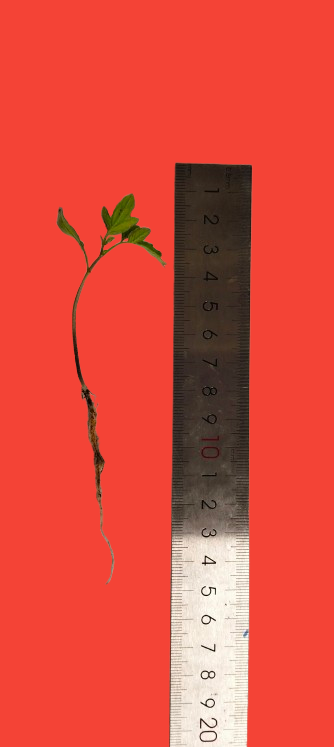
//> input picture original.jpg, 334 x 747 px
$ ./v2beta   (built with g++ and OpenCV 4)
//> lines starting //> are read from the running program, lines starting //| are printed output that depends on the picture; after the words box and inside, x2 and y2 are one past the last pixel; in counts of white or black regions, pixels touching at a corner belong together
#include <opencv2/opencv.hpp>
#include <opencv2/ximgproc.hpp>
#include <iostream>
#include <algorithm>
#include <queue>

using namespace cv;
using namespace std;

struct grafoNode{
    Point ponto;
    // 0 = base, 1 = endpoint ou ponto final, 2 = branchPoint ou junções;
    int tipo;

    grafoNode() {}

    grafoNode(Point p, int t){
        ponto = p;
        tipo = t;
    }
};

struct plant{
    grafoNode base;
    vector<grafoNode> nodes;
    vector<pair<grafoNode, grafoNode>> caule;
    vector<pair<grafoNode, grafoNode>> folhas;

    void bfs(const Mat& grafo, Point primeiro, const vector<Point>& branchPoints, int tipo, Mat& visitados) {
        queue<Point> fila;

        fila.push(primeiro);
        visitados.at<uchar>(primeiro.y, primeiro.x) = 255;

        int dx[] = { 0,  1,  1,  1,  0, -1, -1, -1};
        int dy[] = {-1, -1,  0,  1,  1,  1,  0, -1};

        while(fila.size() > 0) {
            Point frente = fila.front();
            fila.pop();

            for(int k = 0; k < 8; k++) {
                int nx = frente.x + dx[k];
                int ny = frente.y + dy[k];

                if(nx < 0 || ny < 0 || nx >= grafo.cols || ny >= grafo.rows) continue;

                if(grafo.at<uchar>(ny, nx) == 255 && visitados.at<uchar>(ny, nx) == 0){
                    Point vizinho(nx, ny);

                    for(long unsigned int i = 0; i < branchPoints.size(); i++){
                        if(vizinho == branchPoints[i]){
                            if(tipo == 0){
                                folhas.push_back({grafoNode(vizinho, 2), grafoNode(primeiro, 1)});
                                return;
                            }else{
                                caule.push_back({grafoNode(vizinho, 2), grafoNode(primeiro, 2)});
                                visitados.at<uchar>(ny, nx) = 255;
                                bfs(grafo, vizinho, branchPoints, 1, visitados);
                                return;
                            }
                        }
                    }

                    fila.push(vizinho);
                    visitados.at<uchar>(ny, nx) = 255;
                }
            }
        }
    }

    plant(vector<Point> branchPoints, vector<Point> endPoints, Mat skeleton){
        //Definindo base
        Point b (0, 0);
        for(long unsigned int i = 0; i < endPoints.size(); i++){
            if(endPoints[i].y > b.y){
                b = endPoints[i];
            }
        }
        base = grafoNode(b, 0);

        //Definindo todos os nodes
        nodes.push_back(base);
        for(long unsigned int i = 0; i < endPoints.size(); i++){
            if(endPoints[i] != b)
                nodes.push_back(grafoNode(endPoints[i], 1));
        }

        for(long unsigned int i = 0; i < branchPoints.size(); i++){
            nodes.push_back(grafoNode(branchPoints[i], 2));
        }

       //Definindo folhas
        for(long unsigned int i = 0; i < endPoints.size(); i++){
            if(endPoints[i] != b){
                Mat visitadosFolha = Mat::zeros(skeleton.size(), CV_8UC1);
                bfs(skeleton, endPoints[i], branchPoints, 0, visitadosFolha);
            }
        }

        //Definindo caule
        Mat visitadosCaule = Mat::zeros(skeleton.size(), CV_8UC1);
        bfs(skeleton, base.ponto, branchPoints, 1, visitadosCaule);
    }

    void desenhar(int x, int y){
        Mat resultado = Mat(y, x, CV_8UC3, Scalar(255, 255, 255));

        for(long unsigned int i = 0; i < caule.size(); i++){
            circle(resultado, caule[i].first.ponto, 4, Scalar(0, 0, 255), FILLED);
            circle(resultado, caule[i].second.ponto, 4, Scalar(0, 0, 255), FILLED);
            line(resultado, caule[i].first.ponto, caule[i].second.ponto, Scalar(0,0,255), 2);
        }

        for(long unsigned int i = 0; i < folhas.size(); i++){
            circle(resultado, folhas[i].second.ponto, 4, Scalar(0, 0, 0), FILLED);
            line(resultado, folhas[i].first.ponto, folhas[i].second.ponto, Scalar(0 ,255, 0), 2);
        }

        circle(resultado, base.ponto, 4, Scalar(255, 0, 0), FILLED);

        imwrite("resultados/grafo.png", resultado);
    }

    // [9 lines left out: function extrair_comprimento_caule, not called in this run]

    vector<double> extrair_comprimento_folhas(double escala, int limiar){
        vector<double> s;
        s.reserve(folhas.size());

        for(auto folha : folhas){
            s.push_back(escala * (norm(folha.first.ponto - folha.second.ponto) + limiar));
        }

        return s;
    }

    // [52 lines left out: function extrair_area_folhas, not called in this run]
};

Mat ler_imagem(string nome, string pasta){
    //Lendo imagem original
    Mat img = imread(nome);

    if (img.empty()) {
        cout << "Erro ao carregar imagem" << endl;
        return Mat();;
    }

    imwrite(pasta + "original.jpeg", img);

    return img;
}

Mat conversao_cinza(Mat img, string pasta){
    Mat imgFloat;
    img.convertTo(imgFloat, CV_32F);

    vector<Mat> canais;
    split(imgFloat, canais);

    Mat B = canais[0];
    Mat G = canais[1];
    Mat R = canais[2];

    Mat exg = 2 * G - R - B;

    Mat exgNorm;
    normalize(exg, exgNorm, 0, 255, NORM_MINMAX);

    exgNorm.convertTo(exgNorm, CV_8U);

    imwrite(pasta + "exg.png", exgNorm);

    return exgNorm;
}

Mat convesao_binaria(Mat exg, string pasta){
    Mat binary;

    threshold(exg, binary, 0, 255, THRESH_BINARY | THRESH_OTSU);
    //threshold(exg, binary, 0, 255, THRESH_BINARY | THRESH_TRIANGLE);

    int borderSize = 3;
    // Pinta uma borda preta em volta da imagem para desconectar do limite que tava bugando a identificação da base
    rectangle(binary, Point(0,0), Point(binary.cols-1, binary.rows-1), Scalar(0), borderSize);

    imwrite(pasta + "binary.png", binary);

    return binary;
}

Mat preenchimento_buracos(Mat binary, string pasta) {
    Mat inversa;
    bitwise_not(binary, inversa);

    floodFill(inversa, Point(0, 0), Scalar(0));

    Mat preenchida;
    bitwise_or(binary, inversa, preenchida);

    imwrite(pasta + "preenchida.png", preenchida);

    return preenchida;
}

Mat extracao_esqueleto(Mat binary, string pasta){
    Mat skeleton;
    thinning(binary, skeleton, cv::ximgproc::THINNING_ZHANGSUEN);
    //thinning(binary, skeleton, cv::ximgproc::THINNING_GUOHALL);

    imwrite(pasta + "esqueleto.png", skeleton);

    return skeleton;
}

Mat podamento(Mat skeleton, int limiar, string pasta){
    for(int l = 0; l < limiar; l++){
        vector<Point> endPointsRemoviveis;
        // Arrays para percorrer os 8 vizinhos em sentido horário ao redor do pixel central (j, i)
        // Começando de cima (0, -1) e girando...
        int dx[] = { 0,  1,  1,  1,  0, -1, -1, -1};
        int dy[] = {-1, -1,  0,  1,  1,  1,  0, -1};

        for (int i = 1; i < skeleton.rows - 1; i++) {
            for (int j = 1; j < skeleton.cols - 1; j++) {

                // Pula se não for um pixel do esqueleto
                if (skeleton.at<uchar>(i, j) != 255)
                    continue;

                int transicoes = 0;

                // Percorre os 8 vizinhos em círculo
                for (int k = 0; k < 8; k++) {
                    // k é o vizinho atual, next_k é o próximo vizinho no círculo
                    int next_k = (k + 1) % 8;

                    uchar p1 = skeleton.at<uchar>(i + dy[k], j + dx[k]);
                    uchar p2 = skeleton.at<uchar>(i + dy[next_k], j + dx[next_k]);

                    // Conta apenas as transições de Fundo (0) para Esqueleto (255)
                    if (p1 == 0 && p2 == 255) {
                        transicoes++;
                    }
                }

                //Removo caso seja endpoints
                if (transicoes == 1) {
                    endPointsRemoviveis.push_back(Point(j, i));
                }
            }
        }

        for(long unsigned int i = 0; i < endPointsRemoviveis.size(); i++){
            skeleton.at<uchar>(endPointsRemoviveis[i].y, endPointsRemoviveis[i].x) = 0;
        }
    }

    imwrite(pasta + "esqueletoPodado.png", skeleton);

    return skeleton;
}

Mat contagem_branchpoints_endpoints(Mat skeleton, vector<Point> &branchPoints, vector<Point> &endPoints,string pasta){
    Mat resultado;
    cvtColor(skeleton, resultado, COLOR_GRAY2BGR);

    // Arrays para percorrer os 8 vizinhos em sentido horário ao redor do pixel central (j, i)
    // Começando de cima (0, -1) e girando...
    int dx[] = { 0,  1,  1,  1,  0, -1, -1, -1};
    int dy[] = {-1, -1,  0,  1,  1,  1,  0, -1};

    // Contando branchs e end points usando Transições (Crossing Number)
    for (int i = 1; i < skeleton.rows - 1; i++) {
        for (int j = 1; j < skeleton.cols - 1; j++) {

            // Pula se não for um pixel do esqueleto
            if (skeleton.at<uchar>(i, j) != 255)
                continue;

            int transicoes = 0;

            // Percorre os 8 vizinhos em círculo
            for (int k = 0; k < 8; k++) {
                int next_k = (k + 1) % 8;

                uchar p1 = skeleton.at<uchar>(i + dy[k], j + dx[k]);
                uchar p2 = skeleton.at<uchar>(i + dy[next_k], j + dx[next_k]);

                if (p1 == 0 && p2 == 255) {
                    transicoes++;
                }
            }

            // Desenha com base no número de transições
            if (transicoes == 1) {
                // Endpoint (Verde)
                endPoints.push_back(Point(j, i));
                circle(resultado, Point(j, i), 4, Scalar(0, 255, 0), FILLED);
            }
            else if (transicoes >= 3) {
                // Branch point (Vermelho)
                branchPoints.push_back(Point(j, i));
                circle(resultado, Point(j, i), 4, Scalar(0, 0, 255), FILLED);
            }
        }
    }

    imwrite(pasta + "branchpoints.png", resultado);

    return resultado;
}

double calcular_escala(Mat regua) {
    Mat regua_rotacionada;
    rotate(regua, regua_rotacionada, ROTATE_90_COUNTERCLOCKWISE);

    Mat regua_padding;
    copyMakeBorder(regua_rotacionada, regua_padding, 60, 60, 60, 60, BORDER_CONSTANT, Scalar(255, 255, 255));

    imwrite("regua_processada.jpg", regua_padding);

    return 0.0;
}

pair<Mat, Mat> separar_imagem(Mat original){
    vector<vector<Point>> contours;
    vector<Vec4i> hierarchy;

    Mat exg = conversao_cinza(original, "pasta");
    Mat binary = convesao_binaria(exg, "pasta");

    findContours(binary, contours, hierarchy,
                  RETR_EXTERNAL, CHAIN_APPROX_SIMPLE);

    int indiceRegua = -1;
    int indicePlanta = -1;

    double maiorArea = 0;

    for(int i = 0; i < contours.size(); i++){
        Rect retangulo = boundingRect(contours[i]);

        int largura = retangulo.width;
        int altura = retangulo.height;
        int area = largura * altura;

        if(altura > largura * 2 && area > 10000){
            indiceRegua = i;
        }
    }

    for(int i = 0; i < contours.size(); i++){

        if(i == indiceRegua)
            continue;

        Rect retangulo = boundingRect(contours[i]);
        int area = retangulo.width * retangulo.height;

        if(area > maiorArea){
            maiorArea = area;
            indicePlanta = i;
        }
    }

    if(indiceRegua == -1 || indicePlanta == -1){
        return {Mat(), Mat()};
    }

    Rect retanguloRegua = boundingRect(contours[indiceRegua]);
    Rect retanguloPlanta = boundingRect(contours[indicePlanta]);

    Mat regua = original(retanguloRegua).clone();
    Mat planta = original(retanguloPlanta).clone();

    rectangle(original, retanguloRegua, Scalar(0, 0, 255), 3);
    rectangle(original, retanguloPlanta, Scalar(0, 255, 0), 3);


    return make_pair(regua, planta);
}

int main() {
    Mat img = ler_imagem("original.jpg", "planta/");
//> in ler_imagem, img is the input picture: 747 rows x 334 cols, CV_8UC3; mean B, G, R 62.6, 75.6, 220.3

    auto separadas = separar_imagem(img);
//> in convesao_binaria, `threshold(exg, binary, 0, 255, THRESH_BINARY | THRESH_OTSU);`: binary: 747 rows x 334 cols, CV_8UC1; 19.6% white; 3 white regions (1 under 20 px), largest, box (x1, y1, x2, y2) and area: (169, 163, 252, 747) 45185, (57, 193, 166, 584) 3668
//> in convesao_binaria, `rectangle(binary, Point(0,0), Point(binary.cols-1, binary.rows-1), Sca..`:
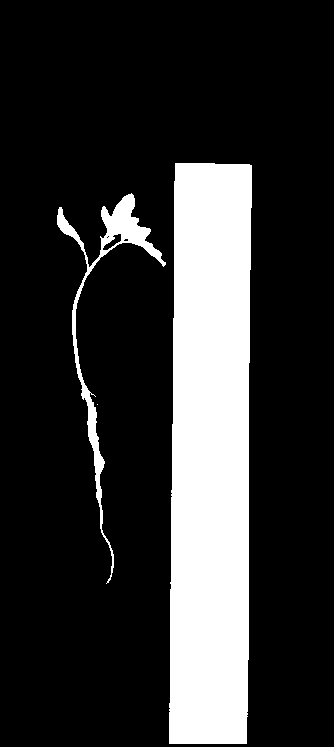
//> binary: 747 rows x 334 cols, CV_8UC1; 19.5% white; 3 white regions (1 under 20 px)
//> in separar_imagem, `findContours(binary, contours, hierarchy, RETR_EXTERNAL, CHAIN_APPROX_..`: contours = 3 contours, 1 with area under 20; largest, box (x1, y1, x2, y2) and area: (169, 163, 252, 744) 44294, (57, 193, 166, 584) 3265
//> the loop in separar_imagem, `for(int i = 0; i < contours.size(); i++)` made 3 passes
//> (retangulo, largura, altura, area) on passes 2 to 3: (Rect(57, 193, 109, 391), 109, 391, 42619), (Rect(169, 163, 83, 581), 83, 581, 48223)
//> the loop in separar_imagem, `for(int i = 0; i < contours.size(); i++)` made 3 passes
//> (retangulo, area, maiorArea) on pass 2: (Rect(57, 193, 109, 391), 42619, 42619)
//> after the loop in separar_imagem, `for(int i = 0; i < contours.size(); i++)`: maiorArea = 42619; indicePlanta = 1
//> in separar_imagem, `Rect retanguloRegua = boundingRect(contours[indiceRegua]);`: retanguloRegua = Rect(169, 163, 83, 581)
//> in separar_imagem, `Rect retanguloPlanta = boundingRect(contours[indicePlanta]);`: retanguloPlanta = Rect(57, 193, 109, 391)
//> in separar_imagem, `rectangle(original, retanguloPlanta, Scalar(0, 255, 0), 3);`: original: 747 rows x 334 cols, CV_8UC3; mean B, G, R 59.8, 77.4, 216.3
    Mat planta = separadas.second;
    imwrite("planta/planta.jpg", planta);

    Mat exg = conversao_cinza(planta, "planta/");
//> call 2 of conversao_cinza, with pasta = "planta/"
//> in conversao_cinza (call 2), `split(imgFloat, canais);`:
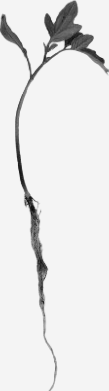
//> canais[2]: 391 rows x 109 cols, CV_32FC1; min 9, max 244, mean 231

    Mat binary = convesao_binaria(exg, "planta/");
//> in convesao_binaria (call 2), `threshold(exg, binary, 0, 255, THRESH_BINARY | THRESH_OTSU);`: binary: 391 rows x 109 cols, CV_8UC1; 8.3% white; 1 white region, box (x1, y1, x2, y2) and area: (0, 1, 109, 390) 3520
//> in convesao_binaria (call 2), `rectangle(binary, Point(0,0), Point(binary.cols-1, binary.rows-1), Sca..`: binary: 391 rows x 109 cols, CV_8UC1; 8.1% white; 1 white region, box (x1, y1, x2, y2) and area: (3, 3, 106, 388) 3448

    Mat preenchida = preenchimento_buracos(binary, "planta/");
//> in preenchimento_buracos, `floodFill(inversa, Point(0, 0), Scalar(0));`: inversa: 391 rows x 109 cols, CV_8UC1; 0.32% white; 3 white regions (2 under 20 px), largest, box (x1, y1, x2, y2) and area: (46, 41, 65, 57) 124
//> in preenchimento_buracos, `bitwise_or(binary, inversa, preenchida);`: preenchida: 391 rows x 109 cols, CV_8UC1; 8.4% white; 1 white region, box (x1, y1, x2, y2) and area: (3, 3, 106, 388) 3584

    Mat skeleton = extracao_esqueleto(preenchida, "planta/");
//> in extracao_esqueleto, `thinning(binary, skeleton, cv::ximgproc::THINNING_ZHANGSUEN);`: skeleton: 391 rows x 109 cols, CV_8UC1; 1.4% white in thin lines or dots

    int limiar = 45;
    skeleton = podamento(skeleton, limiar, "planta/");
//> after the loop in podamento, `for(int l = 0; l < limiar; l++)`:
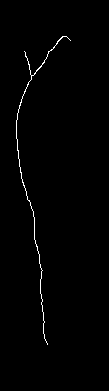
//> skeleton: 391 rows x 109 cols, CV_8UC1; 0.88% white in thin lines or dots, all inside (x1, y1, x2, y2) = (16, 36, 71, 345)

    vector<Point> branchPoints;
    vector<Point> endPoints;
    contagem_branchpoints_endpoints(skeleton, branchPoints, endPoints, "planta/");
//> after the loop in contagem_branchpoints_endpoints, `for (int i = 1; i < skeleton.rows - 1; i++)`:
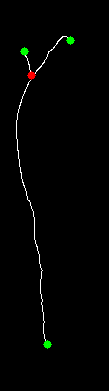
//> resultado: 391 rows x 109 cols, CV_8UC3; mean B, G, R 2.1, 3, 2.4
//> after the loop in contagem_branchpoints_endpoints, `for (int i = 1; i < skeleton.rows - 1; i++)`: endPoints = 3 Points (x, y): [70, 40], [24, 51], [47, 344]; branchPoints = 1 Point (x, y): [31, 75]
//> branchPoints = 1 Point (x, y): [31, 75]; endPoints = 3 Points (x, y): [70, 40], [24, 51], [47, 344]

    //Montando grafo a partir da
    Mat regua = separadas.first;
    imwrite("regua/regua.jpg", regua);
    double escala = calcular_escala(regua);
//> in calcular_escala, `rotate(regua, regua_rotacionada, ROTATE_90_COUNTERCLOCKWISE);`:
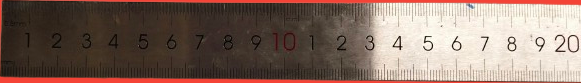
//> regua_rotacionada: 83 rows x 581 cols, CV_8UC3; mean B, G, R 99.4, 109.9, 132.7
//> in calcular_escala, `copyMakeBorder(regua_rotacionada, regua_padding, 60, 60, 60, 60, BORDE..`:
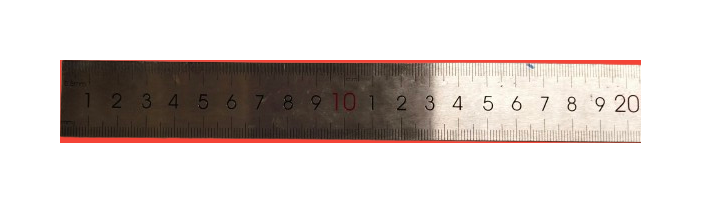
//> regua_padding: 203 rows x 701 cols, CV_8UC3; mean B, G, R 202.3, 205.8, 213.6
//> escala = 0

    plant p = plant(branchPoints, endPoints, skeleton);
//> the loop in plant, `for(long unsigned int i = 0; i < endPoints.size(); i++)` made 3 passes
//> in grafoNode, `ponto = p;`: ponto = Point(47, 344)
//> in plant, `nodes.push_back(base);`: nodes = 1 item
//> the loop in plant, `for(long unsigned int i = 0; i < endPoints.size(); i++)` made 3 passes
//> (ponto in grafoNode, tipo in grafoNode) on pass 1: (Point(70, 40), 1)
//> the loop in plant, `for(long unsigned int i = 0; i < branchPoints.size(); i++)` made 1 pass
//> (ponto in grafoNode, tipo in grafoNode) on pass 1: (Point(31, 75), 2)
//> the loop in plant, `for(long unsigned int i = 0; i < endPoints.size(); i++)` made 3 passes
//> in bfs (call 3), `visitados.at<uchar>(primeiro.y, primeiro.x) = 255;`: visitados: 391 rows x 109 cols, CV_8UC1; 0% white in thin lines or dots, all inside (x1, y1, x2, y2) = (47, 344, 48, 345)
//> in plant, `bfs(skeleton, base.ponto, branchPoints, 1, visitadosCaule);`: base.ponto = Point(47, 344)
    p.desenhar(img.cols, img.rows);
//> the loop in desenhar, `for(long unsigned int i = 0; i < caule.size(); i++)` made 1 pass
//> the loop in desenhar, `for(long unsigned int i = 0; i < folhas.size(); i++)` made 2 passes
//> after the loop in desenhar, `for(long unsigned int i = 0; i < folhas.size(); i++)`:
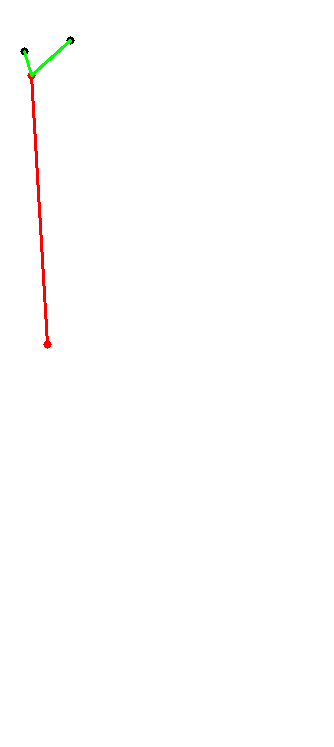
//> resultado: 747 rows x 334 cols, CV_8UC3; mean B, G, R 253.8, 254.1, 254.7
//> in desenhar, `circle(resultado, base.ponto, 4, Scalar(255, 0, 0), FILLED);`: resultado: 747 rows x 334 cols, CV_8UC3; 49 pixels changed, all inside (x1, y1, x2, y2) = (43, 340, 52, 349)

    vector<double> comp = p.extrair_comprimento_folhas(escala, limiar);
//> the loop in extrair_comprimento_folhas, `for(auto folha : folhas)` made 2 passes

    for(auto i : comp){
        cout << "O comprimento da folha é: " << i << "cm" << endl;
    }
//> this loop made 2 passes
//> i on passes 1 to 2: 0, 0
//| O comprimento da folha é: 0cm
//| O comprimento da folha é: 0cm

    return 0;
}
